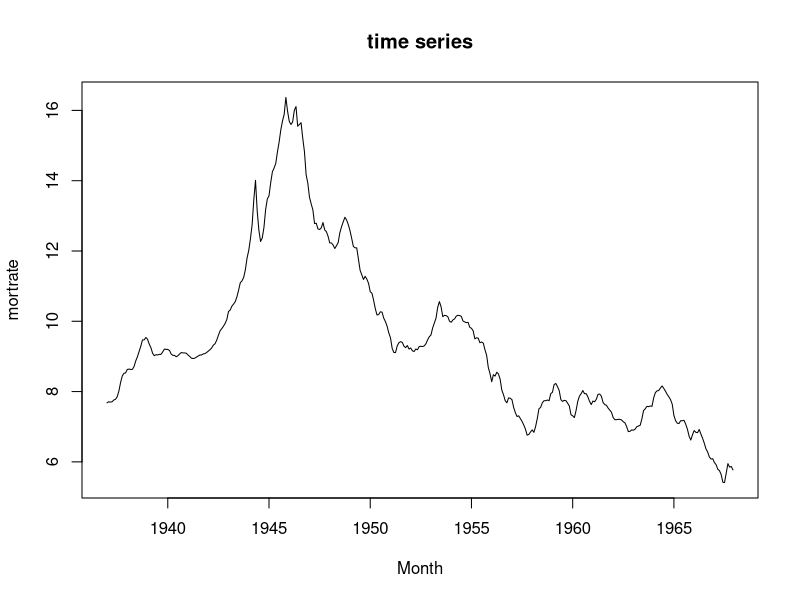
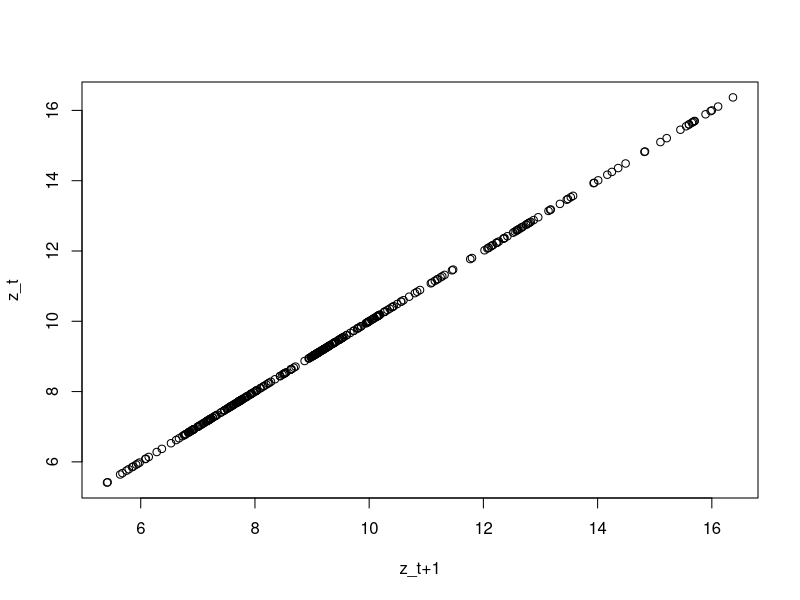
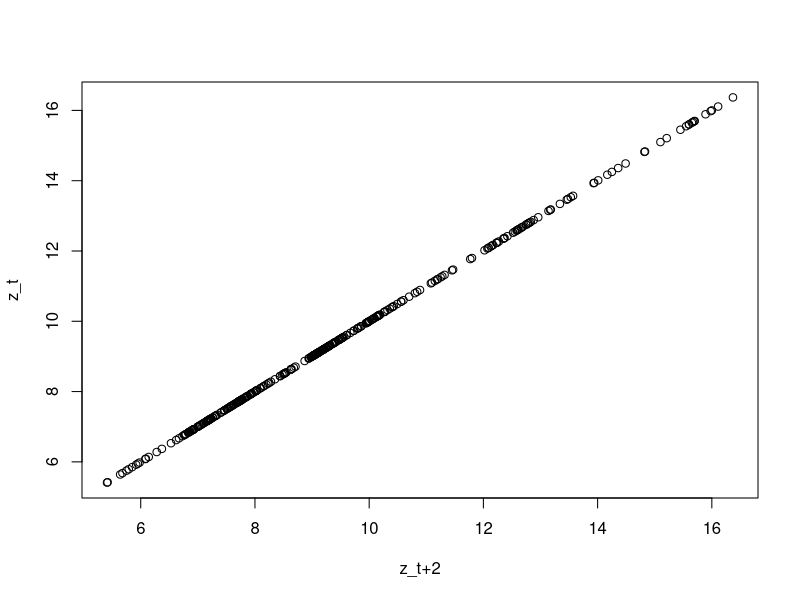

Write R code to recreate these figures, in order.
## ---- chunk 1
knitr::opts_chunk$set(echo = TRUE)
## ---- chunk 2
Mort = read.csv("MortBond.txt",head = T, sep="");
mortrate = ts(Mort[,2],start = 1937,freq =12);

## ---- chunk 3
##-- second column is monthly interest rate for conventional single-family mortgage.
Mort = read.csv("MortBond.txt",head = T, sep="");
mortrate = ts(Mort[,2],start = 1937,freq =12);
ts.plot(mortrate,gpars = list(xlab = "Month", ylab = "mortrate"),main = "time series")
z01 = tail(mortrate,-1)
z02 = tail(mortrate,-2)
z1 = head(mortrate,-1)
z2 = head(mortrate,-2)
plot(z1, z01, xlab = "z_t+1", ylab = "z_t")
plot(z2, z02, xlab = "z_t+2", ylab = "z_t")
